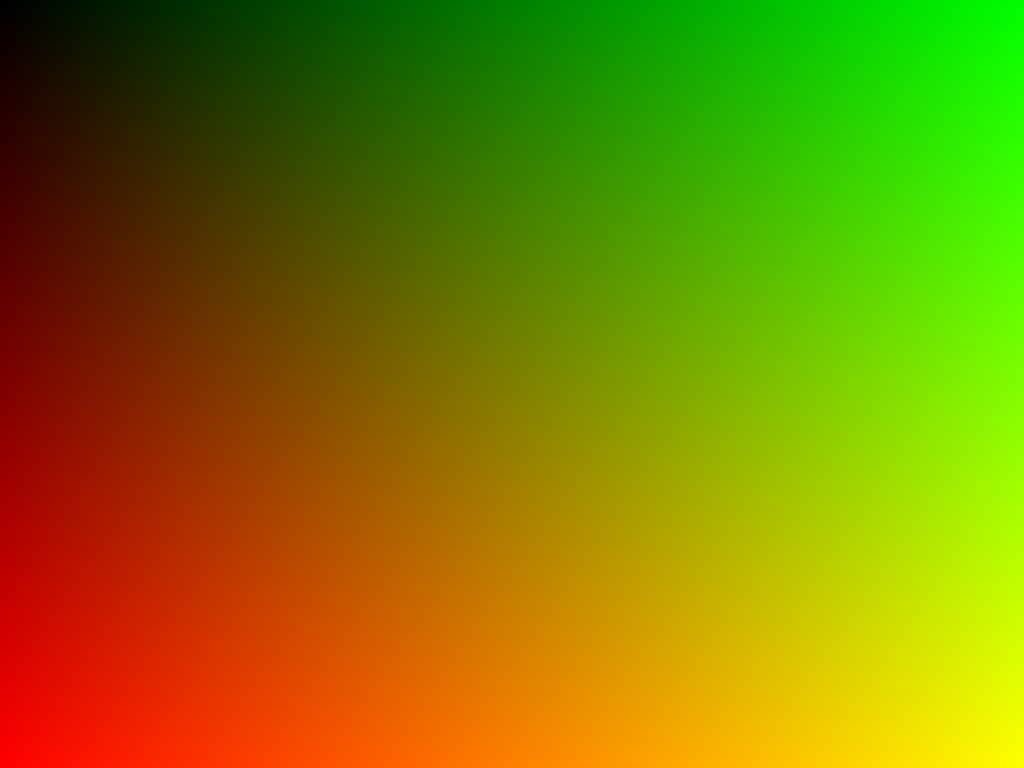
#> input picture imgs/lesson1.ppm, 1024 x 768 px
$ jupyter execute --allow-errors building-raytracer.ipynb   (shell and % lines are left out)
#> lines starting #> are read from the running program, lines starting #| are printed output that depends on the picture
# A Trip Down Raytracing with Data-Parallel C++
This notebook takes as inspiration the conceptual simplicity of ray-tracing computations and coupling it to notion that it scales in the task-parallel and data-parallel computations.

Inspiration for the overall flow and layout of the notebook is inspired to the "literate programming" style adopted by PBRT.  The compactness and small size of the main code is attributed to the wonderful work by K. Beason and D. Sokolov, respectively.

***
# Goal of the Module:  Build a "tiny raytracer" and use Data-Parallel C++ To Enhance Performance
The goal of the training session is to take a step-by-step approach towards building a "tiny raytracer."  Not quite as terse the 99-lines or 256-lines approach espoused by Beason and Sokolov, resptively.  However, the desire to produce a readable source code base and use that as the scaffolding to apply Data-Parallel C++ where it makes sense.

The code will be written such that it clearly shows the expressibility and ease of adding DPC++ to the code and getting attendant performance in turn.

## Quick tour of DPC++
The programming language for oneAPI is Data Parallel C++ (DPC++) and employs modern features of the C++ language to enact its parallelism. In fact, the oneAPI programmerProgrammers using oneAPI will routinely uses language features such as C++ lambdas, templates, parallel_for, and closures.

If you are unfamiliar with these modern C++11 and later language features, consult other C++ language references and gain a basic understanding before continuing.  Some online C++ language resources are as follows:
* C++ Reference - https://en.cppreference.com/w/
* Standard C++ Library reference - http://www.cplusplus.com/reference/

### oneAPI Software Model
The oneAPI Software Model used by oneAPI, including DPC++, is based upon the [SYCL* Specification](https://www.khronos.org/registry/SYCL/specs/sycl-1.2.1.pdf "SYCL 1.2.1 Specification"), and supports SYCL completely. The specification presents a general heterogeneous compute capability by detailing four models. These models categorize the actions a developer needs to perform to employ one or more devices as an accelerator.  Aspects of these models appear in every oneAPI program. These models are summarized as:
* Platform model - Specifies the host and device(s).
* Execution model - Specifies the command queues and issuing commands for execution on the device(s).
* Memory model - Defines how the host and devices interact with memory.
* Kernel model - Defines the code that executes on the device(s). This code is known as the kernel.

### Anatomy of a DPC++ Program
Put something in here about compostion of a DPC++ program

Walkthrough
```cpp
#include <vector>
include <CL/sycl.hpp>

#define SIZE 1024

namespace sycl = cl::sycl;

int main() {
 std::array<int, SIZE> a, b, c;

  for (int i = 0; i<SIZE; ++i) {
    a[i] = i;
    b[i] = -i;
    c[i] = i;
  }

  {
  sycl::range<1> a_size{SIZE};

  auto platforms = sycl::platform::get_platforms();

  for (auto &platform : platforms) {

    std::cout << "Platform: "
      << platform.get_info<sycl::info::platform::name>()
      << std::endl;

    auto devices = platform.get_devices();
    for (auto &device : devices ) {
      std::cout << "  Device: "
        << device.get_info<sycl::info::device::name>()
        << std::endl;
    }

  }

  sycl::default_selector device_selector;
  sycl::queue d_queue(device_selector);

  sycl::buffer<int, 1>  a_device(a.data(), a_size);
  sycl::buffer<int, 1>  b_device(b.data(), a_size);
  sycl::buffer<int, 1>  c_device(c.data(), a_size);

  d_queue.submit([&](sycl::handler &cgh) {
    auto c_res = c_device.get_access<sycl::access::mode::write>(cgh);
    auto a_in = a_device.get_access<sycl::access::mode::read>(cgh);
    auto b_in = b_device.get_access<sycl::access::mode::read>(cgh);

    cgh.parallel_for<class ex1>(a_size,[=](sycl::id<1> idx) {
      c_res[idx] = a_in[idx] + b_in[idx];
    });

  });

  }
}
```

A oneAPI DPC++ program has the **single source** property, which means the host code and the device code can be placed in the same file so that the compiler treats them as the same compilation unit.

The three types of scope in oneAPI DPC++ programs include:
•	Application scope – Code that executes on the host
•	Command group scope – Code that acts as the interface between the host and device
•	Kernel scope – Code that executes on the device

### Plaform Model
The oneAPI platform model used by oneAPI, including DPC++, is based upon the SYCL* platform model, and includes SYCL completely

## Using DPC++ to Enhance Vector Math Operator
At this point we will dissect a vector math operator, rewrite it with DPC++ to enhance its throughput.

**Dot product**

```cpp
float dpcpp_dot(vec3 &v1, vec3 &v2)
{
        queue device_queue(cpu_selector(), async_exception_handler);

        buffer<vec3, 1> bufv1(&v1, range<1>(1));
        buffer<vec3, 1> bufv2(&v2, range<1>(1));

        float tmp{0.f};
        buffer<float, 1> bufv3(&tmp, range<1>(1));

        device_queue.submit([&](handler &cgh) {
            auto acc_v1 = bufv1.get_access<access::mode::read>(cgh);
            auto acc_v2 = bufv2.get_access<access::mode::read>(cgh);
            auto acc_v3 = bufv3.get_access<access::mode::write>(cgh);
            cgh.single_task<class dot_product>([=]() {
                acc_v3[0] = acc_v1[0]*acc_v2[0] + acc_v1[1]*acc_v2[1] + acc_v1[2]*acc_v2[2];
            });
        });
        device_queue.wait_and_throw();

        return std::move(tmp);
}
```

***
# Option 1:  The Making of the Raytracer in 9 Lessons
The next 9 steps in this lesson will walk you through a process of progressively adding functionality to previouslly completed steps.

The lessons are as follows:
1. Writing the framebuffer to disk
2. Perform raytracing on one object in the scene
3. Add more objects/spheres to the scene
4. Add lighting to the scene
5. Enable specular lighting
6. Enable shadown/self-shadowing in general
7. Add reflection to the properties
8. Add refraction to the properties
9. Add extra objects beyond spheres to the scene

***
## Lesson 1: write an image to the disk
First things first - let us write a simple image - an empty framebuffer to disk

[cell 1]

import cv2
from matplotlib import pyplot as plt
import numpy as np

img = cv2.imread('imgs/lesson1.ppm')
#> img is the input picture: shape (768, 1024, 3); mean B, G, R 0, 126.9, 126.8
img = cv2.cvtColor(img, cv2.COLOR_BGR2RGB)
plt.imshow(img)
plt.xticks([]), plt.yticks([])  # to hide tick values on X and Y axis
plt.show()

***
## Step 2, the crucial one: ray trace one object

Introduce the various simple concepts of what is raytracing

[cell 2]

import cv2
from matplotlib import pyplot as plt
import numpy as np

img = cv2.imread('imgs/out2.ppm')
#> (the rest of this cell did not finish here and is left out)

***
## Step 3: add more spheres

[cell 3]

import cv2
from matplotlib import pyplot as plt
import numpy as np

img = cv2.imread('imgs/out3.ppm')
#> (the rest of this cell did not finish here and is left out)

***
## Step 4: lighting

[cell 4]

import cv2
from matplotlib import pyplot as plt
import numpy as np

img = cv2.imread('imgs/out4.ppm')
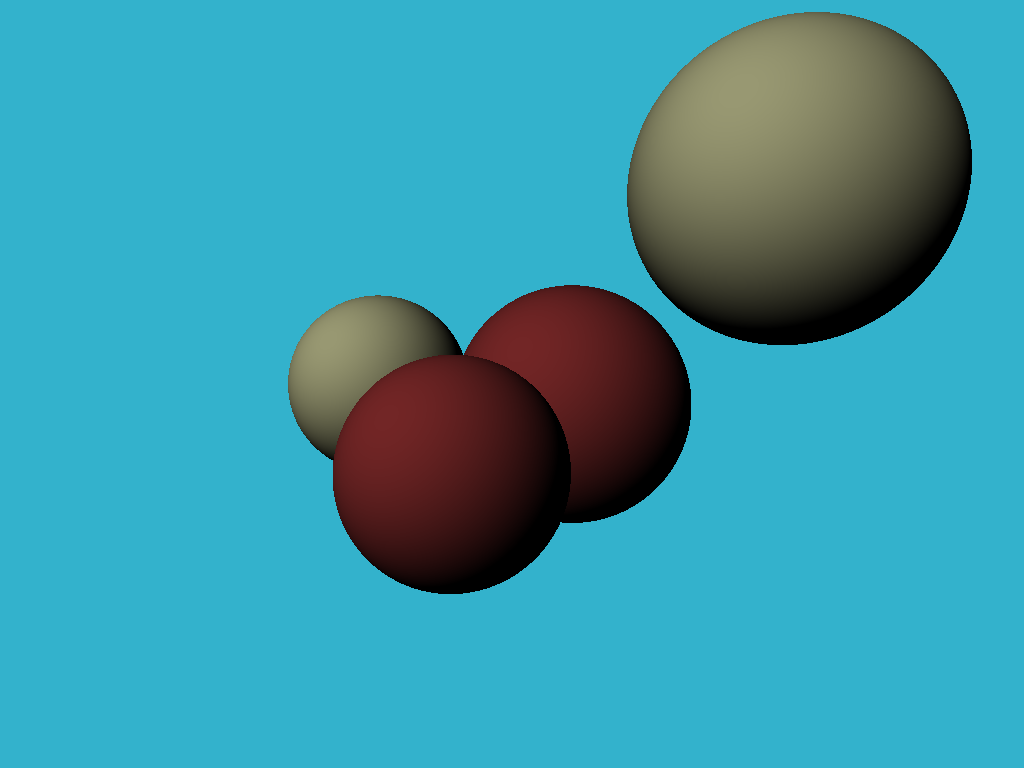
#> input picture imgs/out4.ppm, 1024 x 768 px
#> img is the input picture: shape (768, 1024, 3); mean B, G, R 168.5, 151.5, 57.6
img = cv2.cvtColor(img, cv2.COLOR_BGR2RGB)
plt.imshow(img)
plt.xticks([]), plt.yticks([])  # to hide tick values on X and Y axis
plt.show()

***
## Step 5: specular lighting

[cell 5]

import cv2
from matplotlib import pyplot as plt
import numpy as np

img = cv2.imread('imgs/out5.ppm')
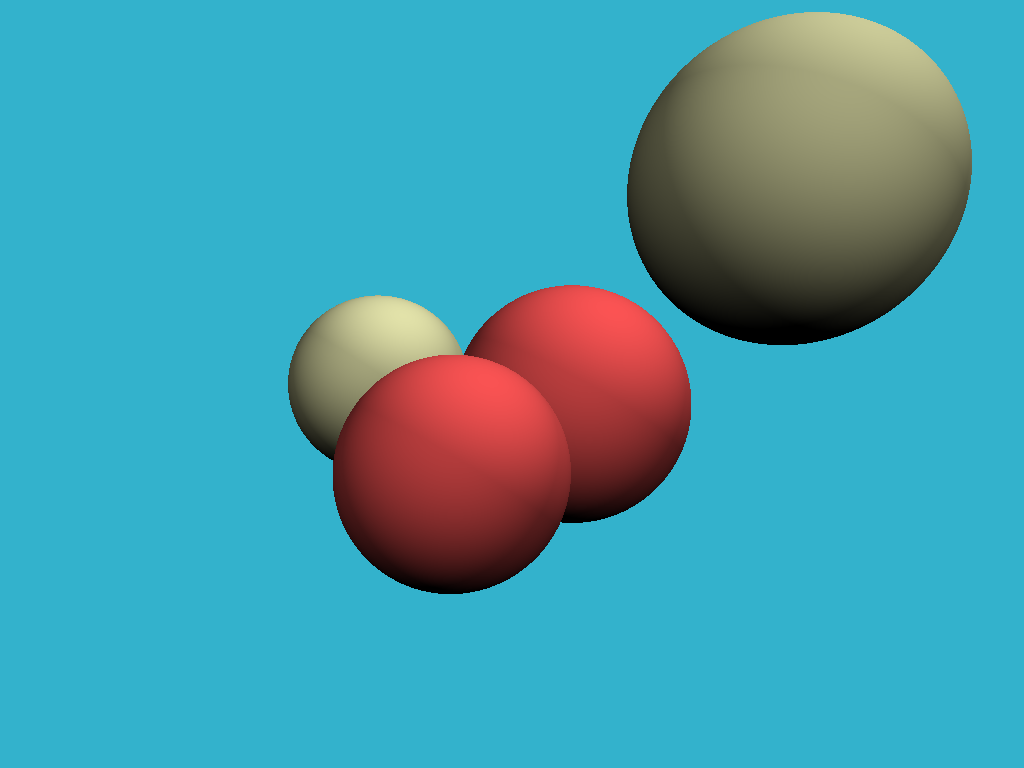
#> input picture imgs/out5.ppm, 1024 x 768 px
#> img is the input picture: shape (768, 1024, 3); mean B, G, R 173.4, 157.1, 68.9
img = cv2.cvtColor(img, cv2.COLOR_BGR2RGB)
plt.imshow(img)
plt.xticks([]), plt.yticks([])  # to hide tick values on X and Y axis
plt.show()

***
## Step 6: shadows

[cell 6]

import cv2
from matplotlib import pyplot as plt
import numpy as np

img = cv2.imread('imgs/out6.ppm')
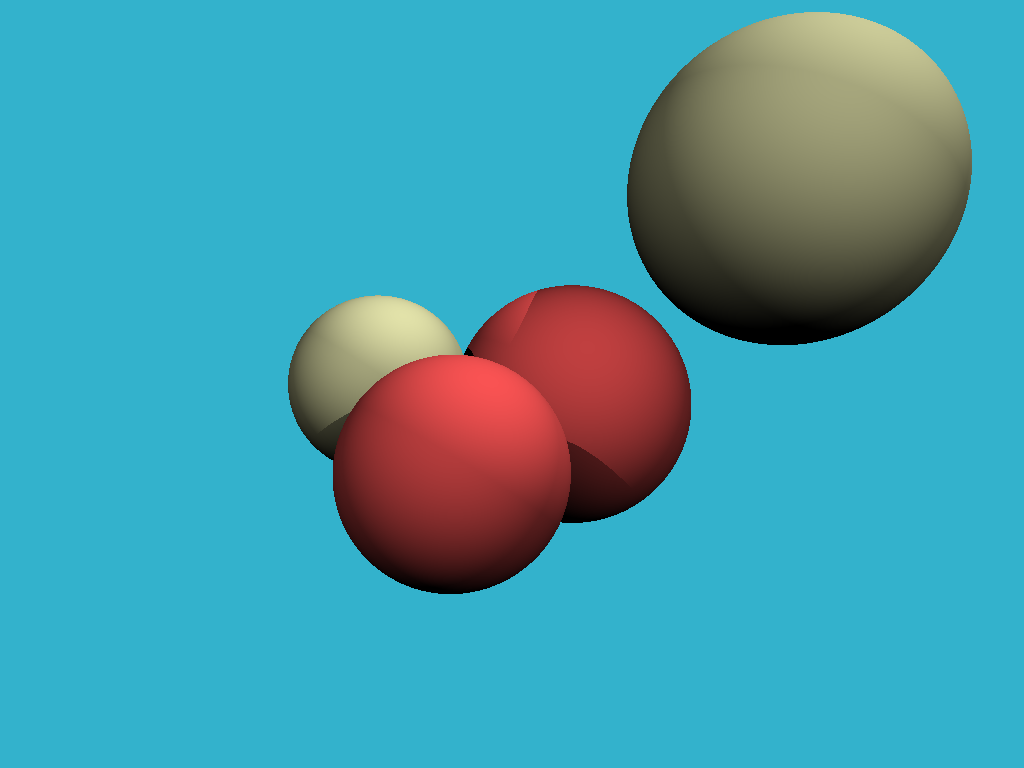
#> input picture imgs/out6.ppm, 1024 x 768 px
#> img is the input picture: shape (768, 1024, 3); mean B, G, R 173, 156.7, 68
img = cv2.cvtColor(img, cv2.COLOR_BGR2RGB)
plt.imshow(img)
plt.xticks([]), plt.yticks([])  # to hide tick values on X and Y axis

plt.show()

***
## Step 7: reflections

[cell 7]

import cv2
from matplotlib import pyplot as plt
import numpy as np

img = cv2.imread('imgs/out7.ppm')
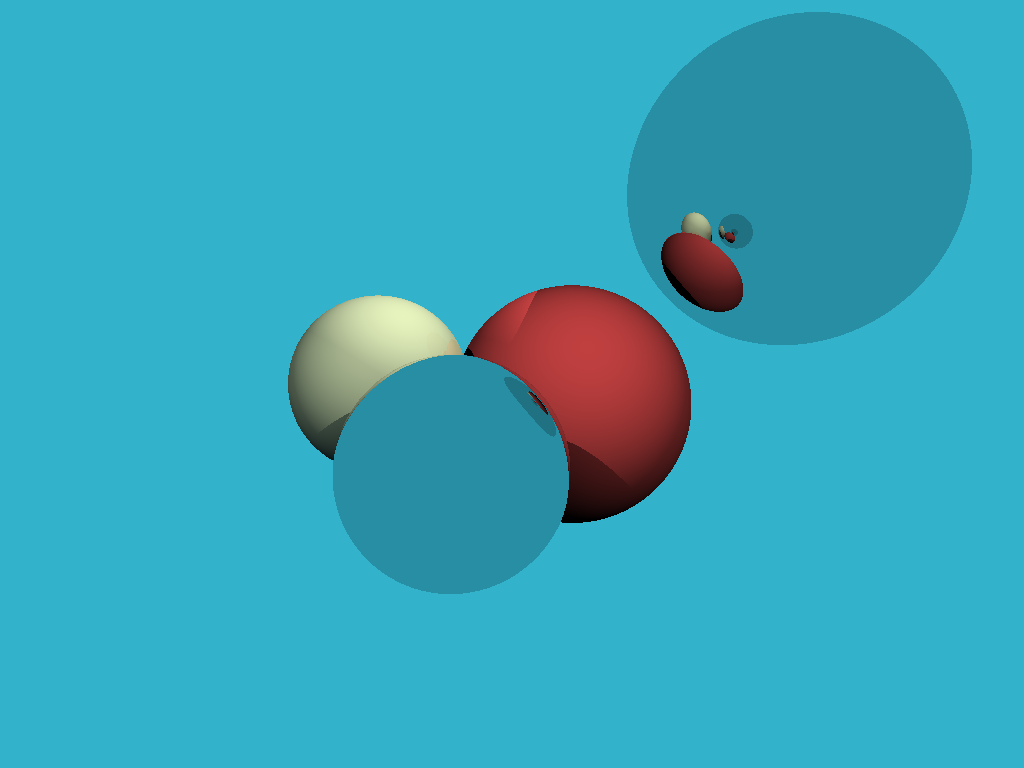
#> input picture imgs/out7.ppm, 1024 x 768 px
#> img is the input picture: shape (768, 1024, 3); mean B, G, R 188.4, 165.6, 54.9
img = cv2.cvtColor(img, cv2.COLOR_BGR2RGB)
plt.imshow(img)
plt.xticks([]), plt.yticks([])  # to hide tick values on X and Y axis
plt.show()

***
## Step 8: refractions

[cell 8]

import cv2
from matplotlib import pyplot as plt
import numpy as np

img = cv2.imread('imgs/out8.ppm')
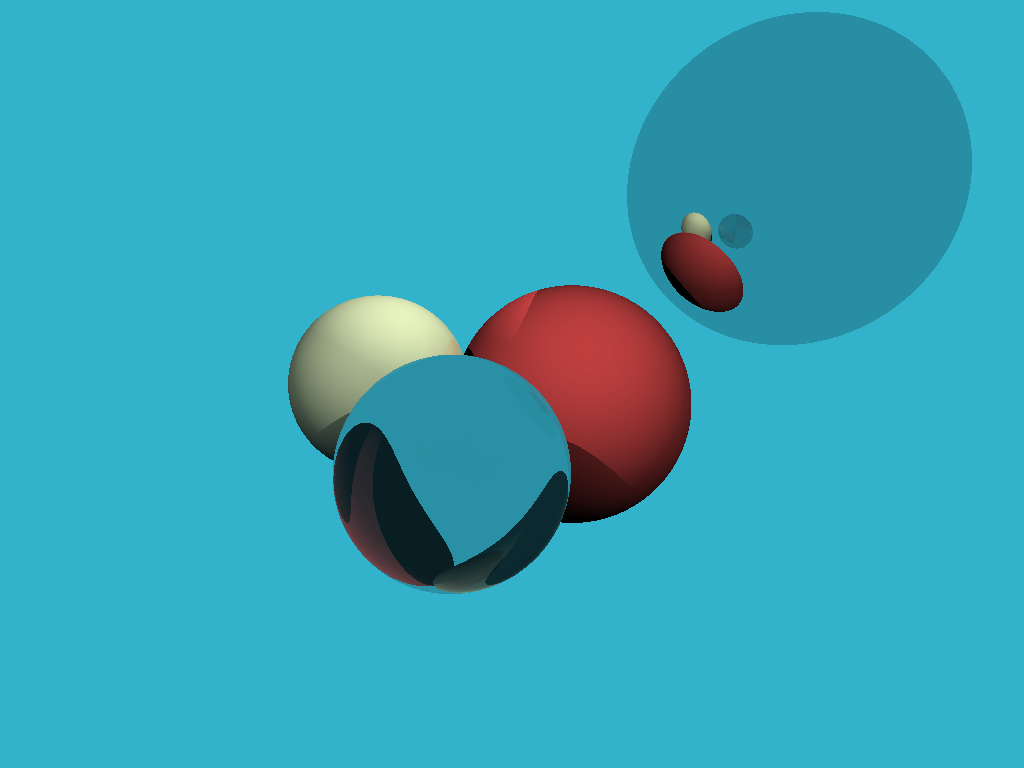
#> input picture imgs/out8.ppm, 1024 x 768 px
#> img is the input picture: shape (768, 1024, 3); mean B, G, R 186.1, 163.6, 54.5
img = cv2.cvtColor(img, cv2.COLOR_BGR2RGB)
plt.imshow(img)
plt.xticks([]), plt.yticks([])  # to hide tick values on X and Y axis
plt.show()
